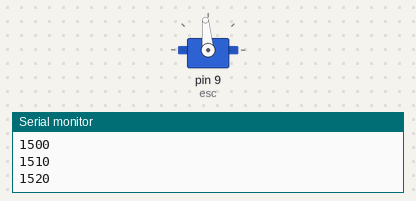
Bench run of a sketch on a simulated Arduino Uno, built with avr-gcc and run on an emulated ATmega328P. Shown: servo, the last lines printed to the serial monitor.

Above: at 3.05 s.
At 3.5 s:
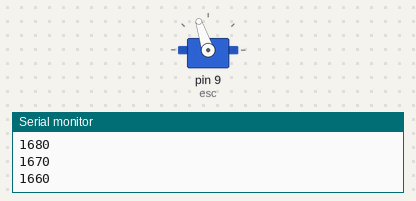
Timing chart, 0 to 6.0 s (numbered marks = the images above):
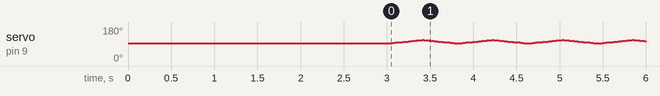

The sketch:

esc_automatic.ino
```cpp
/*
 Controlling a servo position using a potentiometer (variable resistor)
 by Michal Rinott <http://people.interaction-ivrea.it/m.rinott>

 modified on 8 Nov 2013
 by Scott Fitzgerald
 http://www.arduino.cc/en/Tutorial/Knob
*/

#include <Servo.h>

#define MIN_SPEED 1500
#define MAX_SPEED 1700

Servo esc;  // create Servo object to control a servo

// int potpin = A0;  // analog pin used to connect the potentiometer
// int val;    // variable to read the value from the analog pin

void setup() {
  Serial.begin(9600);
  esc.attach(9);  // attaches the servo on pin 9 to the Servo object
  Serial.println("Init ...");
  Serial.println(1500);
  esc.writeMicroseconds(1500);
  delay(3000);
  Serial.println("Armed ...");
}

void loop() {
  // val = analogRead(potpin);            // reads the value of the potentiometer (value between 0 and 1023)
  // val = map(val, 0, 1023, 0, 180);     // scale it for use with the servo (value between 0 and 180)
  Serial.println("Speed Increasing ...");
  for (int v = MIN_SPEED; v < MAX_SPEED; v += 10){
    esc.writeMicroseconds(v);
    Serial.println(v);
    delay(20);
  }
  Serial.println("Speed Decreasing ...");
  for (int v = MAX_SPEED; v > MIN_SPEED; v -= 10){
    esc.writeMicroseconds(v);
    Serial.println(v);
    delay(20);
  }
  //delay(2000);
  /*
  esc.writeMicroseconds(2500);
  Serial.println("2500");
  delay(2000);                           // waits for the servo to get there
  esc.writeMicroseconds(2000);
  Serial.println("2000");
  delay(2000);                           // waits for the servo to get there
  esc.writeMicroseconds(3000);
  Serial.println("3000");
  delay(2000);                           // waits for the servo to get there
*/
}
```
